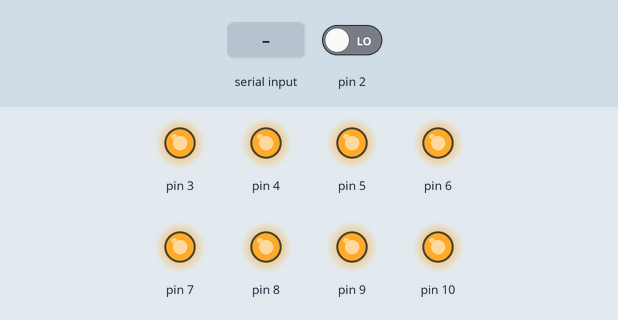
Simulated run of this sketch. Board: Arduino Uno, built with avr-gcc and run on an emulated ATmega328P. Shown: output pins drawn as LEDs (lit = HIGH). The inputs (shaded band) are chosen by the test bench; at power-on: pin 2 LOW. What the sketch prints to the serial monitor is not drawn.

Above: at 1.2 s.
1.3 s: pin 2 driven HIGH
At 1.42 s:
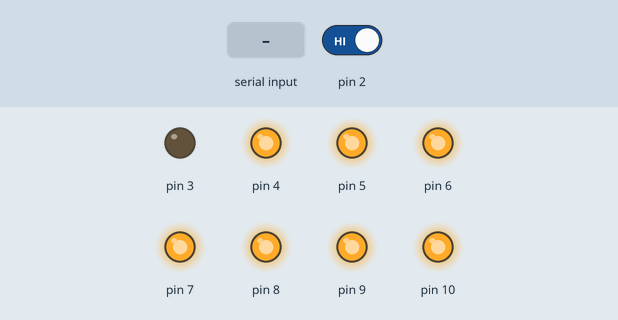
4.3 s: pin 2 driven LOW
At 5.6 s:
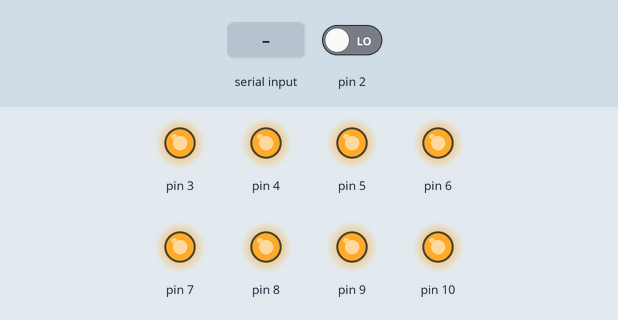
5.8 s: "2" received over Serial
At 8.6 s:
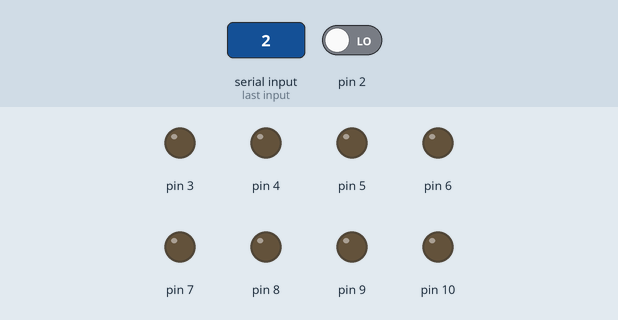
Timing chart, 0 to 14.5 s (numbered marks = the images above; inputs shaded):
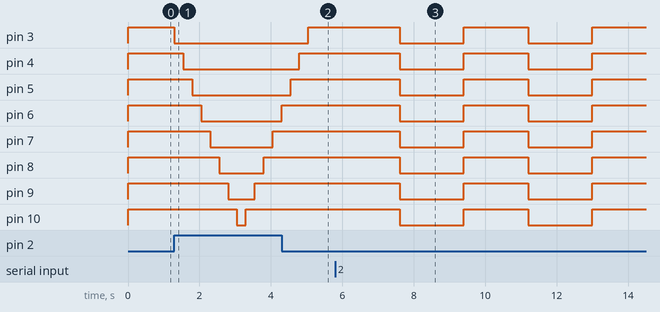

The sketch:

lab_1_arquitectura.ino
```cpp
int MonitorSerial;

void setup() {
  Serial.begin(9600);
  pinMode(2, INPUT);
  pinMode(3, OUTPUT);
  pinMode(4, OUTPUT);
  pinMode(5, OUTPUT);
  pinMode(6, OUTPUT);
  pinMode(7, OUTPUT);
  pinMode(8, OUTPUT);
  pinMode(9, OUTPUT);
  pinMode(10, OUTPUT);
}

void loop() {

  if (digitalRead(2) == 1) {
    digitalWrite(3, LOW);
    delay(250);
    digitalWrite(4, LOW);
    delay(250);
    digitalWrite(5, LOW);
    delay(250);
    digitalWrite(6, LOW);
    delay(250);
    digitalWrite(7, LOW);
    delay(250);
    digitalWrite(8, LOW);
    delay(250);
    digitalWrite(9, LOW);
    delay(250);
    digitalWrite(10, LOW);
    delay(250);
    digitalWrite(10, HIGH);
    delay(250);
    digitalWrite(9, HIGH);
    delay(250);
    digitalWrite(8, HIGH);
    delay(250);
    digitalWrite(7, HIGH);
    delay(250);
    digitalWrite(6, HIGH);
    delay(250);
    digitalWrite(5, HIGH);
    delay(250);
    digitalWrite(4, HIGH);
    delay(250);
    digitalWrite(3, HIGH);
    delay(250);
  } else if(Serial.available()>0){
    MonitorSerial = Serial.read();
    if(MonitorSerial == '2'){
      digitalWrite(3, HIGH);
      digitalWrite(4, HIGH);
      digitalWrite(5, HIGH);
      digitalWrite(6, HIGH);
      digitalWrite(7, HIGH);
      digitalWrite(8, HIGH);
      digitalWrite(9, HIGH);
      digitalWrite(10, HIGH);
      delay(1800);
      digitalWrite(3, LOW);
      digitalWrite(4, LOW);
      digitalWrite(5, LOW);
      digitalWrite(6, LOW);
      digitalWrite(7, LOW);
      digitalWrite(8, LOW);
      digitalWrite(9, LOW);
      digitalWrite(10, LOW);
      delay(1800);
      digitalWrite(3, HIGH);
      digitalWrite(4, HIGH);
      digitalWrite(5, HIGH);
      digitalWrite(6, HIGH);
      digitalWrite(7, HIGH);
      digitalWrite(8, HIGH);
      digitalWrite(9, HIGH);
      digitalWrite(10, HIGH);
      delay(1800);
      digitalWrite(3, LOW);
      digitalWrite(4, LOW);
      digitalWrite(5, LOW);
      digitalWrite(6, LOW);
      digitalWrite(7, LOW);
      digitalWrite(8, LOW);
      digitalWrite(9, LOW);
      digitalWrite(10, LOW);
      delay(1800);
      Serial.println("INTERMITENTES");
    }
  }else {
    digitalWrite(3, HIGH);
    digitalWrite(4, HIGH);
    digitalWrite(5, HIGH);
    digitalWrite(6, HIGH);
    digitalWrite(7, HIGH);
    digitalWrite(8, HIGH);
    digitalWrite(9, HIGH);
    digitalWrite(10, HIGH);
  }
}
```

Measured:
- after the input at 1.3 s, pin 3: HIGH → LOW at once; pin 4: HIGH → LOW after 0.25 s; pin 5: HIGH → LOW after 0.50 s; pin 6: HIGH → LOW after 0.75 s; pin 7: HIGH → LOW after 1.0 s, → HIGH 1.8 s later
- after the input at 4.3 s, pin 3: goes on until 5.1 s, then stays HIGH
- after the input at 5.8 s, pin 3–10: alternates HIGH for 1.8 s and LOW for 1.8 s, starting after 1.8 s
